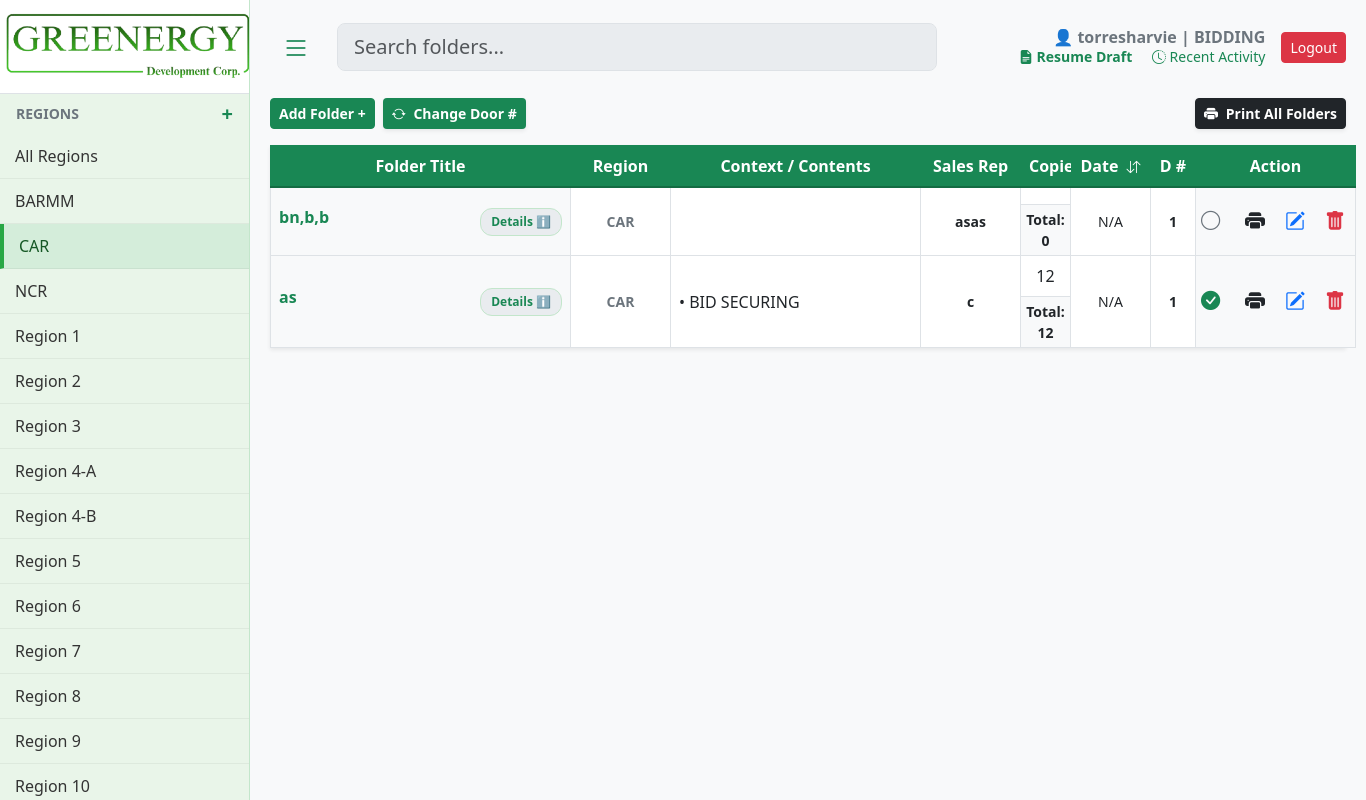
The app's page /?region=16 (signed in) with its own data.
### core/models.py (models this page shows, shortened)
class Region(models.Model):
    name = models.CharField(max_length=255, unique=True)

class User(AbstractUser):
    department = models.TextField(blank=True, null=True)

class Envelope(models.Model):
    region = models.ForeignKey(Region, on_delete=models.CASCADE)
    title = models.TextField()
    created_at = models.DateTimeField(auto_now_add=True)
    is_printed = models.BooleanField(default=False)

class EnvelopeMeta(models.Model):
    envelope = models.ForeignKey(Envelope, on_delete=models.CASCADE, related_name='meta_details')
    project_entity = models.TextField(blank=True, null=True)
    procuring_entity = models.TextField(blank=True, null=True)
    sales_name = models.TextField(blank=True, null=True)
    door_number = models.TextField(blank=True, null=True)

class Document(models.Model):
    envelope = models.ForeignKey(Envelope, on_delete=models.CASCADE, related_name='documents')
    title = models.TextField(blank=True)
    content_context = models.TextField()
    num_pages = models.IntegerField(default=1)
    date_notarized = models.DateField(null=True, blank=True)
    file_upload = models.FileField(upload_to='docs/', blank=True, null=True)

### core/views.py (the view, shortened to what this page needs)
# urls.py: path('', views.dashboard, name='dashboard'),
@login_required
def dashboard(request):
    if not Region.objects.exists():
        ph_regions = ["NCR", "CAR", "Region I", "Region II", "Region III", "Region IV-A", "Region IV-B", "Region V", "Region VI", "Region VII", "Region VIII", "Region IX", "Region X", "Region XI", "Region XII", "Region XIII", "BARMM"]
        for r in ph_regions: Region.objects.create(name=r)
    if not DocumentType.objects.exists():
        DocumentType.objects.create(name="SECRETARY'S CERTIFICATE")
        DocumentType.objects.create(name="OMNIBUS SWORN STATEMENT")
    regions = sorted(Region.objects.all(), key=lambda r: [int(t) if t.isdigit() else t.lower() for t in re.split('(\d+)', r.name)])
    doc_types = DocumentType.objects.all().order_by('name')
    selected_region_id = request.GET.get('region')
    envelopes = Envelope.objects.prefetch_related('documents', 'meta_details').annotate(
        latest_doc_date=Max('documents__date_notarized')
    ).order_by(F('latest_doc_date').desc(nulls_last=True), '-id')
    if selected_region_id:
        envelopes = envelopes.filter(region_id=selected_region_id)
    query = request.GET.get('q')
    unique_doors = EnvelopeMeta.objects.values_list('door_number', flat=True).distinct().order_by('door_number')
    for env in envelopes:
        env.total_pages = sum(d.num_pages for d in env.documents.all())
    recent_activity = AuditLog.objects.select_related('user').order_by('-timestamp')[:20]
    return render(request, 'core/dashboard.html', {
        'regions': regions,
        'envelopes': envelopes,
        'doc_types': doc_types,
        'unique_doors': unique_doors, # Passed to template
        'selected_region_id': int(selected_region_id) if selected_region_id else None,
        'user': request.user,
        'recent_activity': recent_activity
    })

### core/templates/core/dashboard.html (shortened to what this page needs)
    {% load static %}
    <!DOCTYPE html>
    <html lang="en">
    <head>
        <link href="https://cdn.jsdelivr.net/npm/bootstrap@5.3.0/dist/css/bootstrap.min.css" rel="stylesheet">
        <link rel="stylesheet" href="https://cdn.jsdelivr.net/npm/bootstrap-icons@1.10.5/font/bootstrap-icons.css">
        <link rel="stylesheet" href="{% static 'core/css/dashboard.css' %}">
    </head>
    <body>
    <div id="wrapper">
        {% include 'core/sidebar.html' %}
        <div id="page-content-wrapper">
            <div class="d-flex justify-content-between align-items-center mb-4">
                <div class="d-flex align-items-center" style="gap: 15px; flex: 1;">
                    <button class="btn btn-outline-success border-0" id="menu-toggle"><i class="bi bi-list fs-3"></i></button>
                    <div class="search-container">
                        <input id="searchInput" class="form-control form-control-lg pe-5" type="text" placeholder="Search folders..." style="background-color: #e9ecef;" autocomplete="off">
                    </div>
                </div>
                <div class="d-flex align-items-center gap-3 ms-3">
                <div class="text-end" style="line-height: 1.2;">
        <span class="fw-bold text-secondary d-block">👤 {{ user.username }} | {{ user.department }}</span>
        <a id="draftIndicator" class="small text-success text-decoration-none fw-bold me-3" style="cursor: pointer;" onclick="openDraftModal()">
            <i class="bi bi-file-earmark-text-fill"></i> Resume Draft
        </a>
        <a href="#" class="small text-success text-decoration-none" data-bs-toggle="modal" data-bs-target="#activityModal">
            <i class="bi bi-clock-history"></i> Recent Activity
        </a>
    </div>
                    <form action="{% url 'logout' %}" method="post">{% csrf_token %}<button type="submit" class="btn btn-danger btn-sm">Logout</button></form>
                </div>
            </div>
            <div class="d-flex justify-content-between align-items-center mb-3">
                <div class="d-flex gap-2 align-items-center">
                    <button class="btn btn-success btn-sm fw-bold" onclick="openEmptyAddModal()">Add Folder +</button>
                    <button class="btn text-white btn-sm fw-bold shadow-sm" style="background-color: #198754;" onclick="openBulkEditModal()">
                        <i class="bi bi-arrow-repeat me-1"></i> Change Door #
                    </button>
                </div>
                <button class="btn btn-dark btn-sm fw-bold shadow-sm" data-bs-toggle="modal" data-bs-target="#printSelectionModal"><i class="bi bi-printer-fill me-1"></i> Print All Folders</button>
            </div>
            <div id="tableContainer" class="shadow-sm" style="background: white; overflow: visible;">
                <table class="table table-bordered custom-table mb-0" id="mainTable">
                    <thead>
                        <tr>
                            <th class="text-center" style="width: 300px;">Folder Title</th>
                            <th class="text-center" style="width: 100px;">Region</th>
                            <th class="text-center" style="width: 250px;">Context / Contents</th>
                            <th class="text-center" style="width: 100px;">Sales Rep</th>
                            <th class="text-center" style="width: 50px;">Copies</th>
                            <th class="text-center sortable" style="width: 80px;" onclick="sortTableByDate()">
                                Date <i id="dateSortIcon" class="bi bi-arrow-down-up small ms-1"></i>
                            </th>
                            <th class="text-center" style="width: 45px;">D #</th>
                            <th class="text-center" style="width: 160px;">Action</th>
                        </tr>
                    </thead>
                    <tbody id="tableBody">
                        {% for env in envelopes %}
                        <tr data-date="{% with env.documents.first as d %}{{ d.date_notarized|date:'Y-m-d'|default:'' }}{% endwith %}"
                            data-index="{{ forloop.counter0 }}">
                            <td class="align-middle bg-light">
                                <div class="d-flex align-items-start justify-content-between w-100 position-relative">
                                    <div class="fw-bold text-success me-2" style="flex: 1; word-break: break-word; white-space: normal; line-height: 1.2;">
                                        {{ env.title }}
                                    </div>
                                    {% if env.meta_details.exists %}
                                        <div class="position-relative more-badge-container flex-shrink-0 ms-1">
                                            <span class="more-badge" onclick="togglePopup('details-popup-{{ env.id }}', event)">Details ℹ️</span>
                                        </div>
                                    {% endif %}
                                </div>
                            </td>
                            <td class="align-middle text-center small fw-bold text-secondary">{{ env.region.name }}</td>
                            <td class="p-2 align-middle">
                                <div class="d-flex justify-content-between align-items-center w-100 position-relative">
                                    <span class="text-dark text-truncate me-2" style="max-width: 65%;">{% if env.documents.first %}• {{ env.documents.first.content_context }}{% endif %}</span>
                                </div>
                            </td>
                            <td class="align-middle text-center small fw-bold text-dark">{% with env.meta_details.first as m %}{{ m.sales_name|default:"-" }}{% endwith %}</td>
                            <td class="p-0 text-center align-middle">
                                <div class="py-2">{% if env.documents.first %}{{ env.documents.first.num_pages }}{% endif %}</div>
                                <div class="fw-bold bg-light small border-top py-1 w-100">Total: {{ env.total_pages }}</div>
                            </td>
                            <td class="align-middle text-center small">{% with env.documents.first as first_doc %}{{ first_doc.date_notarized|default:"N/A" }}{% endwith %}</td>
                            <td class="align-middle text-center small fw-bold text-dark">{% with env.meta_details.first as m %}{{ m.door_number|default:"-" }}{% endwith %}</td>
                            <td class="align-middle text-center bg-light">
                                <div class="action-cell">
                                    {% if env.is_printed %}
                                        <i class="bi bi-check-circle-fill text-success check-circle" id="check-{{ env.id }}" onclick="togglePrintedStatus({{ env.id }})" title="Mark as Unprinted"></i>
                                    {% else %}
                                        <i class="bi bi-circle text-secondary check-circle" id="check-{{ env.id }}" onclick="togglePrintedStatus({{ env.id }})" title="Mark as Printed"></i>
                                    {% endif %}
                                    <button class="btn-icon text-dark" onclick="prepareSinglePrint({{ env.id }})" title="Print Folder"><i class="bi bi-printer-fill fs-5"></i></button>
                                    <button class="btn-icon text-primary" data-bs-toggle="modal" data-bs-target="#editModal{{ env.id }}" title="Edit Folder"><i class="bi bi-pencil-square fs-5"></i></button>
                                    <button class="btn-icon text-danger" data-bs-toggle="modal" data-bs-target="#deleteModal{{ env.id }}" title="Delete Folder"><i class="bi bi-trash-fill fs-5"></i></button>
                                </div>
                            </td>
                        </tr>
                        {% empty %}<tr><td colspan="8" class="text-center empty-state-cell">No folders found.</td></tr>{% endfor %}
                    </tbody>
                </table>
            </div>
        </div>
    </div>
    </body>
    </html>

### core/templates/core/sidebar.html (shortened to what this page needs)
{% load static %}
<div id="sidebar-wrapper" class="d-flex flex-column">
    <a href="{% url 'dashboard' %}" class="text-decoration-none text-center border-bottom bg-white d-block" style="padding: 0;">
        <img src="{% static 'images/nergy.png' %}" alt="Greenergy" style="width: 100%; height: auto; display: block; margin-bottom: 10px; margin-top: 10px; margin-left: 5px;" >
    </a>
    <div class="d-flex justify-content-between align-items-center px-3 text-secondary" style="margin-top: 5px; margin-bottom: 5px;">
        <span class="small fw-bold">REGIONS</span>
        <a href="#" class="text-success text-decoration-none fw-bold fs-5" data-bs-toggle="modal" data-bs-target="#addRegionModal" title="Add Region">+</a>
    </div>
    <div class="list-group list-group-flush mb-auto">
        <div class="sidebar-item-container {% if not selected_region_id %}active{% endif %}">
            <a href="{% url 'dashboard' %}" class="sidebar-link">All Regions</a>
        </div>
        {% for region in regions %}
        <div class="sidebar-item-container {% if selected_region_id == region.id %}active{% endif %}">
            <a href="?region={{ region.id }}" class="sidebar-link" title="{{ region.name }}">{{ region.name }}</a>
        </div>
        {% endfor %}
    </div>
</div>

### core/static/core/css/dashboard.css (style rules this page uses)
body { background-color: #f8f9fa; font-family: 'Segoe UI', Tahoma, Geneva, Verdana, sans-serif; }
#wrapper { display: flex; width: 100%; align-items: stretch; transition: all 0.3s; }
#sidebar-wrapper { min-width: 250px; max-width: 250px; background-color: #e9f5e9; border-right: 1px solid #c3e6cb; min-height: 100vh; position: fixed; height: 100%; z-index: 1000; overflow-y: auto; }
#page-content-wrapper { width: calc(100% - 250px); margin-left: 250px; padding: 20px; transition: all 0.3s; }
.sidebar-item-container { padding: 10px 15px; color: #333; display: flex; justify-content: space-between; align-items: center; border-bottom: 1px solid rgba(0,0,0,0.05); }
.sidebar-item-container:hover, .sidebar-item-container.active { background-color: #d4edda; border-left: 4px solid #28a745; color: #155724; }
.sidebar-link { text-decoration: none; color: inherit; font-weight: 500; flex-grow: 1; white-space: nowrap; overflow: hidden; text-overflow: ellipsis; }
.custom-table { table-layout: fixed; width: 100%; border-collapse: collapse; }
.custom-table thead { background-color: #198754 !important; border-color: #198754 !important; }
.custom-table thead th { background-color: #198754 !important; color: #ffffff !important; border-bottom: 2px solid #146c43 !important; vertical-align: middle; }
.custom-table td { vertical-align: middle; }
th.sortable { cursor: pointer !important; user-select: none; position: relative; transition: background-color 0.2s; }
.action-cell { display: flex; align-items: center; justify-content: center; gap: 10px; }
.check-circle { cursor: pointer; transition: transform 0.2s; font-size: 1.2rem; }
.more-badge { background-color: #e9ecef; color: #198754; font-size: 0.75rem; padding: 4px 10px; border-radius: 12px; cursor: pointer; font-weight: bold; border: 1px solid #c3e6cb; white-space: nowrap; display: inline-block; transition: 0.2s; }
.btn-icon { border: none; background: transparent; padding: 5px; transition: transform 0.2s; }
.search-container { position: relative; width: 100%; max-width: 600px; }

### records on screen
Region: name "BARMM"
Region: name "CAR"
Region: name "NCR"
Region: name "Region 1"
Region: name "Region 2"
Region: name "Region 3"
Region: name "Region 4-A"
Region: name "Region 4-B"
Region: name "Region 5"
Region: name "Region 6"
Region: name "Region 7"
Region: name "Region 8"
Region: name "Region 9"
Region: name "Region 10"
User: username "torresharvie", department "BIDDING"
Envelope: title "bn,b,b", region.name "CAR", meta_details.first.sales_name "asas", total_pages "0", documents.first.date_notarized "N/A", meta_details.first.door_number "1"
Envelope: title "as", region.name "CAR", documents.first.content_context "BID SECURING", meta_details.first.sales_name "c", documents.first.num_pages "12", total_pages "12", documents.first.date_notarized "N/A", meta_details.first.door_number "1"
